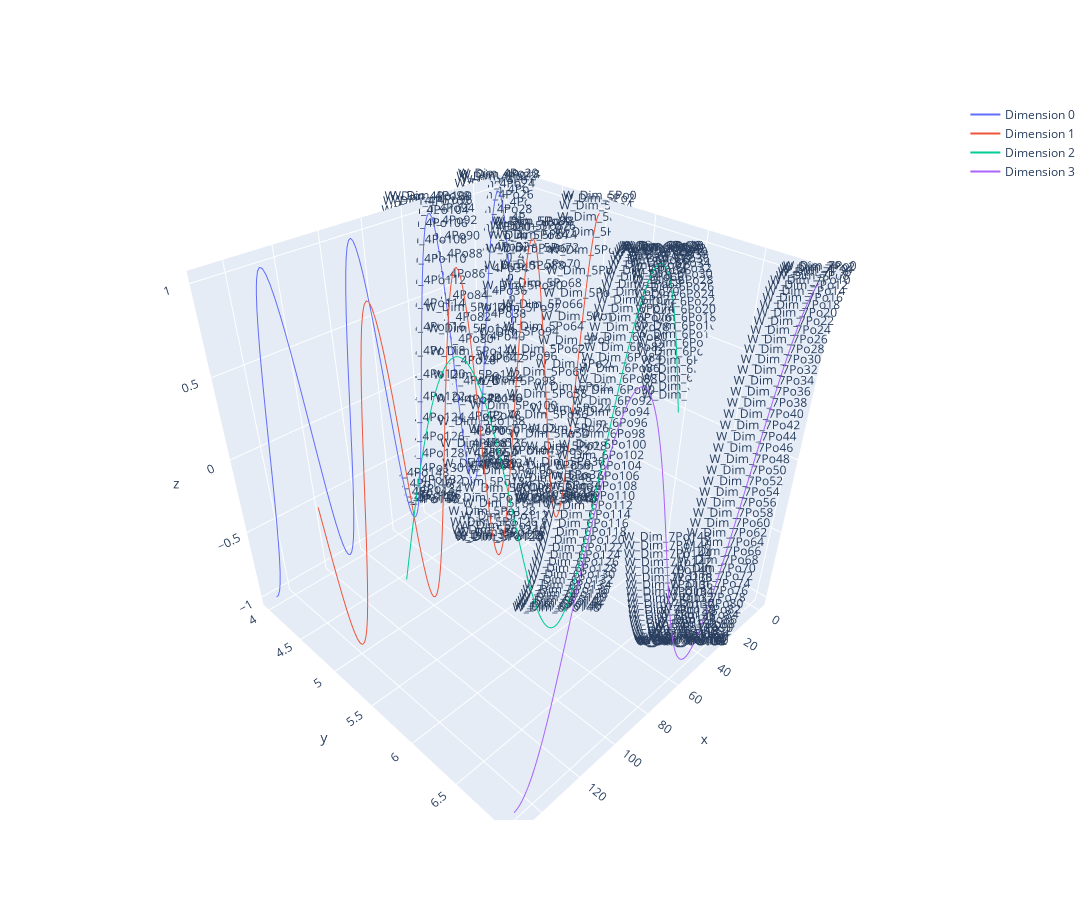

Source (notebook cell):
### Code cell
fig = go.Figure()
f,t = 4,8
for num, key_ in enumerate(list(Word_i_SinCos.keys())[f:t]):
    # Adding Text
    text_ = [f"{key_}Po{position}" for position in range(0,len(SinCosPosEncOutput.columns),2)]

    # Multiplot Scattter3D
    fig.add_scatter3d(x = Word_i_SinCos[key_]['x'],y = Word_i_SinCos[key_]['y'],z = Word_i_SinCos[key_]['z'], text=text_ ,mode='lines+text',name = f"Dimension {num}")

fig.update_layout(autosize=False,width=1400,height=900,)
fig.show()

### Figure 1 — Plotly figure (JSON) as saved in the notebook; plotly's stock layout.template omitted (floating-point values rounded to 4 significant figures; data arrays with more than 128 entries replaced by an {"elided": "..."} marker saying what was removed)
{"data": [{"mode": "lines+text", "name": "Dimension 0", "text": ["W_Dim_4Po0", "W_Dim_4Po2", "W_Dim_4Po4", "W_Dim_4Po6", "W_Dim_4Po8", "W_Dim_4Po10", "W_Dim_4Po12", "W_Dim_4Po14", "W_Dim_4Po16", "W_Dim_4Po18", "W_Dim_4Po20", "W_Dim_4Po22", "W_Dim_4Po24", "W_Dim_4Po26", "W_Dim_4Po28", "W_Dim_4Po30", "W_Dim_4Po32", "W_Dim_4Po34", "W_Dim_4Po36", "W_Dim_4Po38", "W_Dim_4Po40", "W_Dim_4Po42", "W_Dim_4Po44", "W_Dim_4Po46", "W_Dim_4Po48", "W_Dim_4Po50", "W_Dim_4Po52", "W_Dim_4Po54", "W_Dim_4Po56", "W_Dim_4Po58", "W_Dim_4Po60", "W_Dim_4Po62", "W_Dim_4Po64", "W_Dim_4Po66", "W_Dim_4Po68", "W_Dim_4Po70", "W_Dim_4Po72", "W_Dim_4Po74", "W_Dim_4Po76", "W_Dim_4Po78", "W_Dim_4Po80", "W_Dim_4Po82", "W_Dim_4Po84", "W_Dim_4Po86", "W_Dim_4Po88", "W_Dim_4Po90", "W_Dim_4Po92", "W_Dim_4Po94", "W_Dim_4Po96", "W_Dim_4Po98", "W_Dim_4Po100", "W_Dim_4Po102", "W_Dim_4Po104", "W_Dim_4Po106", "W_Dim_4Po108", "W_Dim_4Po110", "W_Dim_4Po112", "W_Dim_4Po114", "W_Dim_4Po116", "W_Dim_4Po118", "W_Dim_4Po120", "W_Dim_4Po122", "W_Dim_4Po124", "W_Dim_4Po126", "W_Dim_4Po128", "W_Dim_4Po130", "W_Dim_4Po132", "W_Dim_4Po134", "W_Dim_4Po136", "W_Dim_4Po138", "W_Dim_4Po140", "W_Dim_4Po142", "W_Dim_4Po144", "W_Dim_4Po146", "W_Dim_4Po148"], "type": "scatter3d", "x": {"elided": "150 int values"}, "y": {"elided": "150 int values"}, "z": {"elided": "150 float values"}}, {"mode": "lines+text", "name": "Dimension 1", "text": ["W_Dim_5Po0", "W_Dim_5Po2", "W_Dim_5Po4", "W_Dim_5Po6", "W_Dim_5Po8", "W_Dim_5Po10", "W_Dim_5Po12", "W_Dim_5Po14", "W_Dim_5Po16", "W_Dim_5Po18", "W_Dim_5Po20", "W_Dim_5Po22", "W_Dim_5Po24", "W_Dim_5Po26", "W_Dim_5Po28", "W_Dim_5Po30", "W_Dim_5Po32", "W_Dim_5Po34", "W_Dim_5Po36", "W_Dim_5Po38", "W_Dim_5Po40", "W_Dim_5Po42", "W_Dim_5Po44", "W_Dim_5Po46", "W_Dim_5Po48", "W_Dim_5Po50", "W_Dim_5Po52", "W_Dim_5Po54", "W_Dim_5Po56", "W_Dim_5Po58", "W_Dim_5Po60", "W_Dim_5Po62", "W_Dim_5Po64", "W_Dim_5Po66", "W_Dim_5Po68", "W_Dim_5Po70", "W_Dim_5Po72", "W_Dim_5Po74", "W_Dim_5Po76", "W_Dim_5Po78", "W_Dim_5Po80", "W_Dim_5Po82", "W_Dim_5Po84", "W_Dim_5Po86", "W_Dim_5Po88", "W_Dim_5Po90", "W_Dim_5Po92", "W_Dim_5Po94", "W_Dim_5Po96", "W_Dim_5Po98", "W_Dim_5Po100", "W_Dim_5Po102", "W_Dim_5Po104", "W_Dim_5Po106", "W_Dim_5Po108", "W_Dim_5Po110", "W_Dim_5Po112", "W_Dim_5Po114", "W_Dim_5Po116", "W_Dim_5Po118", "W_Dim_5Po120", "W_Dim_5Po122", "W_Dim_5Po124", "W_Dim_5Po126", "W_Dim_5Po128", "W_Dim_5Po130", "W_Dim_5Po132", "W_Dim_5Po134", "W_Dim_5Po136", "W_Dim_5Po138", "W_Dim_5Po140", "W_Dim_5Po142", "W_Dim_5Po144", "W_Dim_5Po146", "W_Dim_5Po148"], "type": "scatter3d", "x": {"elided": "150 int values"}, "y": {"elided": "150 int values"}, "z": {"elided": "150 float values"}}, {"mode": "lines+text", "name": "Dimension 2", "text": ["W_Dim_6Po0", "W_Dim_6Po2", "W_Dim_6Po4", "W_Dim_6Po6", "W_Dim_6Po8", "W_Dim_6Po10", "W_Dim_6Po12", "W_Dim_6Po14", "W_Dim_6Po16", "W_Dim_6Po18", "W_Dim_6Po20", "W_Dim_6Po22", "W_Dim_6Po24", "W_Dim_6Po26", "W_Dim_6Po28", "W_Dim_6Po30", "W_Dim_6Po32", "W_Dim_6Po34", "W_Dim_6Po36", "W_Dim_6Po38", "W_Dim_6Po40", "W_Dim_6Po42", "W_Dim_6Po44", "W_Dim_6Po46", "W_Dim_6Po48", "W_Dim_6Po50", "W_Dim_6Po52", "W_Dim_6Po54", "W_Dim_6Po56", "W_Dim_6Po58", "W_Dim_6Po60", "W_Dim_6Po62", "W_Dim_6Po64", "W_Dim_6Po66", "W_Dim_6Po68", "W_Dim_6Po70", "W_Dim_6Po72", "W_Dim_6Po74", "W_Dim_6Po76", "W_Dim_6Po78", "W_Dim_6Po80", "W_Dim_6Po82", "W_Dim_6Po84", "W_Dim_6Po86", "W_Dim_6Po88", "W_Dim_6Po90", "W_Dim_6Po92", "W_Dim_6Po94", "W_Dim_6Po96", "W_Dim_6Po98", "W_Dim_6Po100", "W_Dim_6Po102", "W_Dim_6Po104", "W_Dim_6Po106", "W_Dim_6Po108", "W_Dim_6Po110", "W_Dim_6Po112", "W_Dim_6Po114", "W_Dim_6Po116", "W_Dim_6Po118", "W_Dim_6Po120", "W_Dim_6Po122", "W_Dim_6Po124", "W_Dim_6Po126", "W_Dim_6Po128", "W_Dim_6Po130", "W_Dim_6Po132", "W_Dim_6Po134", "W_Dim_6Po136", "W_Dim_6Po138", "W_Dim_6Po140", "W_Dim_6Po142", "W_Dim_6Po144", "W_Dim_6Po146", "W_Dim_6Po148"], "type": "scatter3d", "x": {"elided": "150 int values"}, "y": {"elided": "150 int values"}, "z": {"elided": "150 float values"}}, {"mode": "lines+text", "name": "Dimension 3", "text": ["W_Dim_7Po0", "W_Dim_7Po2", "W_Dim_7Po4", "W_Dim_7Po6", "W_Dim_7Po8", "W_Dim_7Po10", "W_Dim_7Po12", "W_Dim_7Po14", "W_Dim_7Po16", "W_Dim_7Po18", "W_Dim_7Po20", "W_Dim_7Po22", "W_Dim_7Po24", "W_Dim_7Po26", "W_Dim_7Po28", "W_Dim_7Po30", "W_Dim_7Po32", "W_Dim_7Po34", "W_Dim_7Po36", "W_Dim_7Po38", "W_Dim_7Po40", "W_Dim_7Po42", "W_Dim_7Po44", "W_Dim_7Po46", "W_Dim_7Po48", "W_Dim_7Po50", "W_Dim_7Po52", "W_Dim_7Po54", "W_Dim_7Po56", "W_Dim_7Po58", "W_Dim_7Po60", "W_Dim_7Po62", "W_Dim_7Po64", "W_Dim_7Po66", "W_Dim_7Po68", "W_Dim_7Po70", "W_Dim_7Po72", "W_Dim_7Po74", "W_Dim_7Po76", "W_Dim_7Po78", "W_Dim_7Po80", "W_Dim_7Po82", "W_Dim_7Po84", "W_Dim_7Po86", "W_Dim_7Po88", "W_Dim_7Po90", "W_Dim_7Po92", "W_Dim_7Po94", "W_Dim_7Po96", "W_Dim_7Po98", "W_Dim_7Po100", "W_Dim_7Po102", "W_Dim_7Po104", "W_Dim_7Po106", "W_Dim_7Po108", "W_Dim_7Po110", "W_Dim_7Po112", "W_Dim_7Po114", "W_Dim_7Po116", "W_Dim_7Po118", "W_Dim_7Po120", "W_Dim_7Po122", "W_Dim_7Po124", "W_Dim_7Po126", "W_Dim_7Po128", "W_Dim_7Po130", "W_Dim_7Po132", "W_Dim_7Po134", "W_Dim_7Po136", "W_Dim_7Po138", "W_Dim_7Po140", "W_Dim_7Po142", "W_Dim_7Po144", "W_Dim_7Po146", "W_Dim_7Po148"], "type": "scatter3d", "x": {"elided": "150 int values"}, "y": {"elided": "150 int values"}, "z": {"elided": "150 float values"}}], "layout": {"autosize": false, "height": 900, "width": 1400}}
